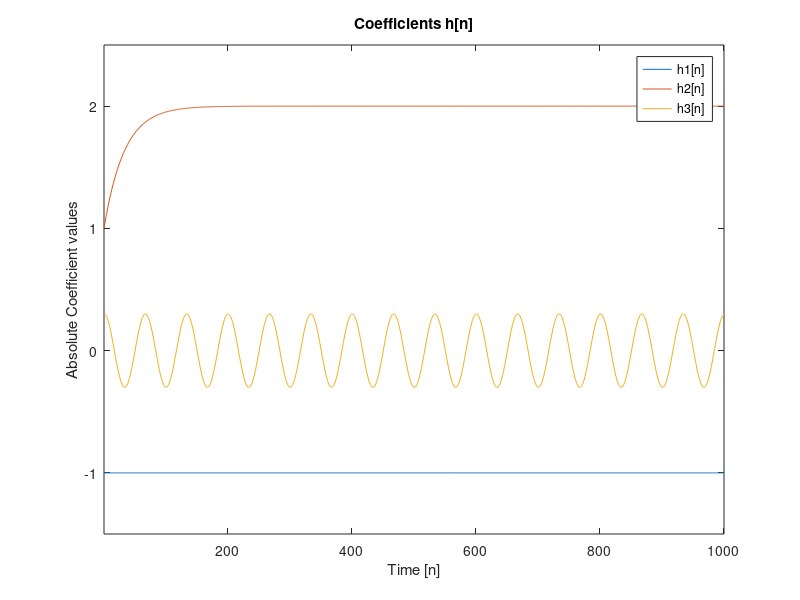

Recreate this plot in MATLAB. (Note: this script raises an error after producing the figure.)
%Adaptive Systems, Assignment 1, Task 1.4 b/c
%Harald Stiegler, 9330054
clear all;
close all;
clc;

%1.4.b/c
N=3;
sample_count=1000;
sample_count_zero_based=sample_count-1;
theta=3*pi/100;%modified from task 1.3
h_1=-1+zeros(1,sample_count);
h_2=2-0.97.^(0:sample_count_zero_based);
h_3=0.3*cos(theta.*(0:sample_count_zero_based));

h=[h_1;h_2;h_3];
x_axis=randn(1,sample_count);

figure;
plot(1:sample_count,h);
axis([1 sample_count -1.5 2.5]);
legend('h1[n]', 'h2[n]', 'h3[n]');
title('Coefficients h[n]');
xlabel('Time [n]');
ylabel('Absolute Coefficient values');
saveas(gcf,'coefficients_h','eps');

for task=1:2
    if (task==1)
        %No noise is added,w[n]=0
        sigma_w_sq=1.0;
        w=zeros(1,sample_count);
        noise_title="No noise";
    else
        %White gaussian noise is added, sigma_w_sq=0.02
        sigma_w_sq=0.02;
        w=sqrt(sigma_w_sq).*randn(1,sample_count);
        %var_w=var(w) %debug output
        noise_title=sprintf("White Gaussian Noise \\mu=0,\\sigma_w^2=%f", sigma_w_sq);
    end
    d_axis=[];
    for n=1-N+1:sample_count-N+1
        data_segment=get_segment(x_axis,N,n);%data_segment is sliding_window starting at time index 2-N
        h_segment=h(:,n+N-1);%copy appropriate h column
        d_tmp = transpose(h_segment)*data_segment;
        d_axis=[ d_axis d_tmp ];
    end
    d_axis=d_axis+w;

    %debug output
    %figure;
    %plot(1:length(d_axis),d_axis);
    %title('d');
    
    %left from task 1.3. c/d compare M=20,M=50
    %for M=20:30:50
    %task 1.4 perform lambda survey 1.1 - 1.6, which value fits best
    for (lambda_iter=1:6)
        M=50;
        N=3;
        c_axis_weighted=[];
        c_axis_ls=[];
        lambda_value=1.0+lambda_iter/10;%1.1 1.2 1.3... (values <1.0 do not make sense)
        for n=1-M+1:sample_count-M+1
            data_segment=flip(get_segment(x_axis,M,n));
            d_segment=flip(get_segment(d_axis,M,n));
            g=0:M-1;
            g=power(1.0/lambda_value,g);%g is plotted below
            
			%compute weighted and unweighted coefficients for comparison afterwards
            c_weighted=ls_filter_weighted(data_segment,d_segment,N,g);
            c_ls = ls_filter(data_segment, d_segment, N);
            
            c_axis_weighted=[c_axis_weighted c_weighted];%I do not know anything about efficiency of this construct, but I understand it (at least)
            c_axis_ls=[c_axis_ls c_ls];
        end 

		%plot g over time (weighting errors)
        figure;
        plot(1:length(g),g,'Color','blue');
        weight_title_string=sprintf("Weighting by \\lambda=%f",lambda_value);
        title(weight_title_string);
        xlabel('Sliding Window length [m]');
        ylabel('1.0/\lambda^m');
        filename=sprintf('weighting_lambda_%f',lambda_value);
        saveas(gcf,filename,'bmp');
        
		%plot wanted coefficients h, plot approximated c (unweighted (c_axis_ls) and weighted (c_axis_weighted) for comparison)
        figure;
        plot(1:length(h),h,'Color','red');
        hold on;
        plot(1:length(c_axis_ls),c_axis_ls,'Color','blue');
        hold on;
        plot(1:length(c_axis_weighted),c_axis_weighted,'Color','green');
        hold off;
        axis([1 sample_count -1.5 2.5]);
        legend('h0','h1','h2','c0_L_S', 'c1_L_S', 'c2_L_S', 'c0_w_L_S', 'c1_w_L_S','c2_w_L_S');
        title_string=sprintf('c_L_S vs c_w_L_S\n\\lambda=%f, M=%d, %s',lambda_value, M, noise_title);
        title(title_string);
        xlabel('Time [n]');
        ylabel('Absolute Coefficient Values');
        filename=sprintf("task14_ls_wLS_lambda_%f_M_%d_sigma_sq_%f",lambda_value,M,sigma_w_sq);
        saveas(gcf,filename,'bmp');
    end
end

%copied from main.m
function segment = get_segment(x,desired_seg_len,n)
    x=x(:);
    if n<1
       x_sliding_window=zeros(1,desired_seg_len);
       negative_time_length=-n+1;
       x_sliding_window(negative_time_length+1:desired_seg_len)=x(1:n+desired_seg_len-1);
       x_sliding_window=transpose(x_sliding_window);
    else
        x_sliding_window=x(n:n+desired_seg_len-1);
    end
    segment = flip(x_sliding_window);
end

